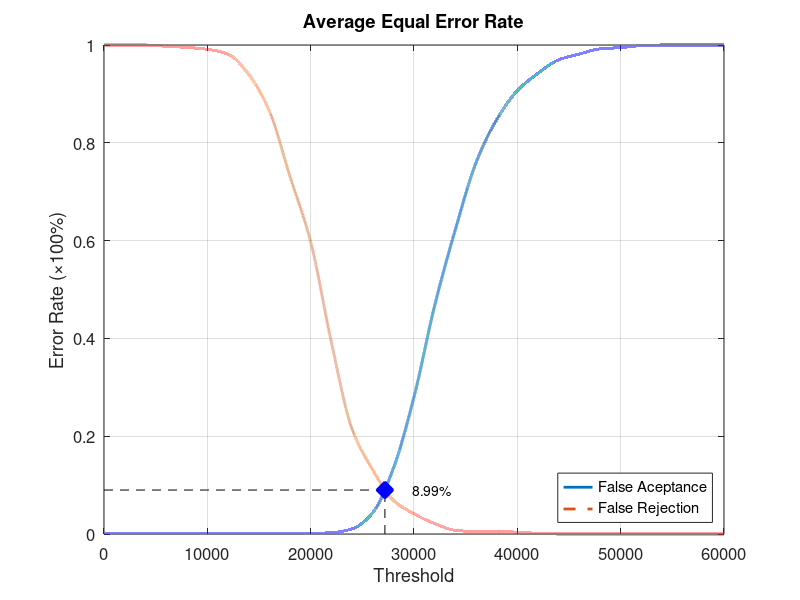
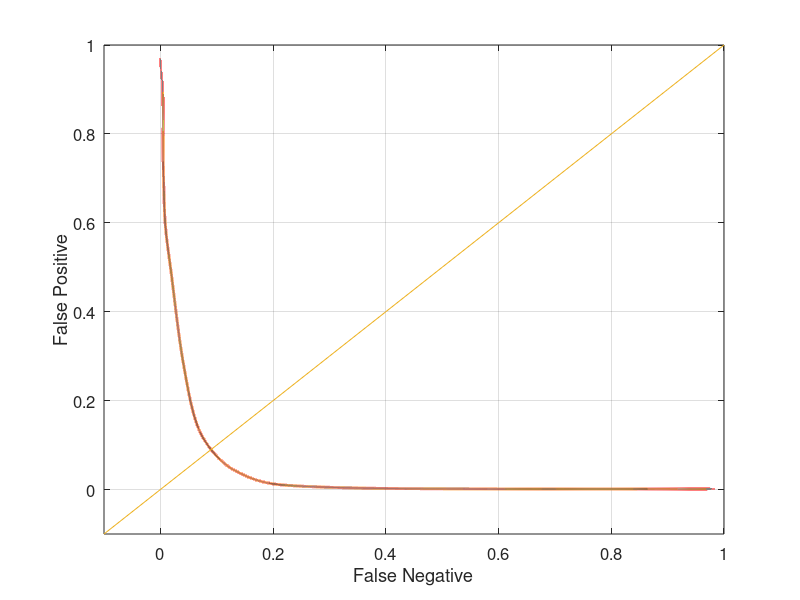

The MATLAB script that drew these images, in order:
function yEER = Experiment5Average
close all;
clear;
clc;
x = 0:2000:60000;
xq = 0:0.5:60000;

y0 = [0 0.00131579 0.00131579 0.00131579 0.00131579 0.00131579 0.00131579 0.00131579 0.00131579 0.00131579 0.00131579 0.00263158 0.0105263 0.0434211 0.134211 0.280263 0.467105 0.622368 0.75921 0.847368 0.906579 0.942105 0.969737 0.981579 0.992105 0.994737 0.998684 1 1 1 1];
yy0 = interp1(x, y0, xq, 'pchip');
y1 = [1 1 1 0.9975 0.995 0.99125 0.98125 0.94 0.865 0.73125 0.5975 0.3925 0.215 0.13125 0.06875 0.04125 0.02125 0.0075 0.005 0.005 0.00375 0.00125 0 0 0 0 0 0 0 0 0];
yy1 = interp1(x, y1, xq, 'pchip');

% Calculating EER: 
y2 = abs(y0 - y1);
find(y2 == min(y2))
yy2 = abs(yy0 - yy1);
xEER = find(yy2 == min(yy2));
xEERIndex = xq(xEER) % X-axis EER
yEER = yy0(xEER) % Y-axis EER

main = figure
plot(xq, yy0,'-','LineWidth', 2);	hold on
plot(xq, yy1,'--','LineWidth', 2);	hold on
plot([xEERIndex xEERIndex], [0 yEER], 'k--');	hold on
plot([0 xEERIndex], [yEER yEER], 'k--');	hold on
plot(xEERIndex, yEER, 'bx', 'LineWidth', 10);	hold on
text(xEERIndex + 10 * xEERIndex / 100, yEER, [num2str(round((10000 * yEER)) / 100) '%'])
legend('False Aceptance', 'False Rejection', 'Location', 'SouthEast')
xlabel('Threshold')
ylabel('Error Rate (\times100%)')
title('Average Equal Error Rate')
set(gca, 'FontSize', 12)
axis([0 60000 0 1])
grid on

print(main, 'Experiment5AverageMain', '-dpng');
FNRxFPR = figure('Color', [1 1 1]);
plot(yy1, yy0, '-', yy1, yy0, 'LineWidth', 2);
hold on
y = -0.1:0.1:1
plot(y, y); 
set(gca, 'FontSize', 12)
xlabel('False Negative')
ylabel('False Positive')
axis([-0.1 1 -0.1 1])
set(gca, 'FontSize', 12)
grid on

print(FNRxFPR, 'Experiment5AverageFNRxFPR','-dpng');
end
